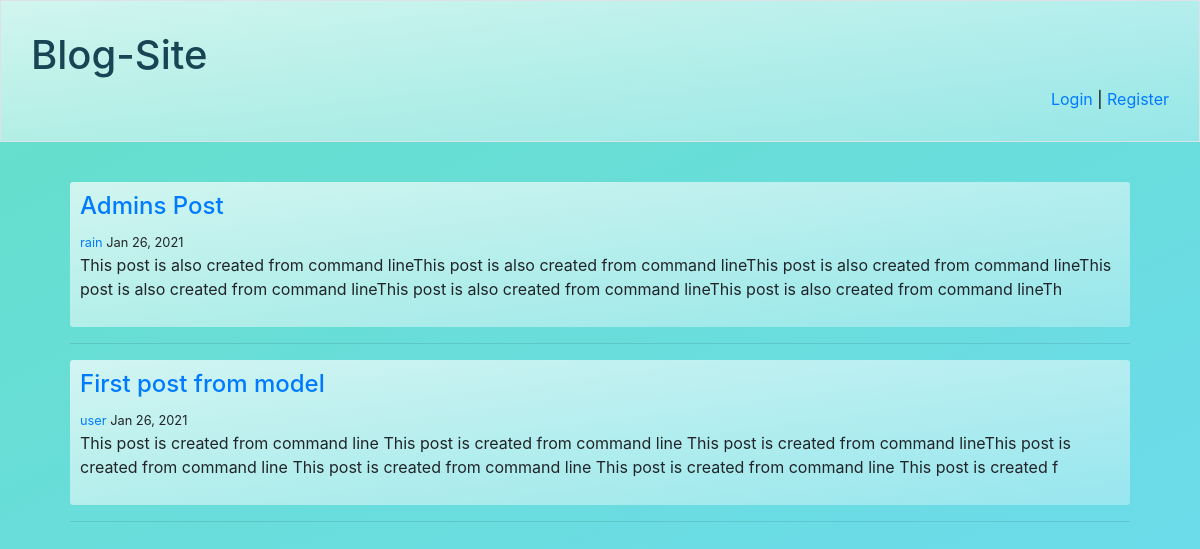
The page / on the database its author committed.
### blog/models.py (models this page shows, shortened)
class Post(models.Model):
    title = models.CharField(max_length=100)
    author = models.ForeignKey(User, on_delete=models.CASCADE)
    date = models.DateTimeField(default=timezone.now)
    text = models.TextField(default="")

### blog/views.py (the view)
# urls.py: path('', PostListView.as_view(), name='blog-home'),
class PostListView(ListView):
    model = Post
    context_object_name = 'posts'
    ordering = ['-date']
    template_name = 'blog/home.html'

### blog/templates/blog/home.html (shortened to what this page needs)
{% extends "blog/base.html" %}
{% block body %}
{% for post in posts %}
<div  style="padding:10px;
             border-radius:0.2rem;
             background:linear-gradient(to right bottom, rgba(255,255,255,0.7), rgba(255,255,255,0.3));">
    <a href="{% url 'blog-detail' post.id %}">
        <h4>{{post.title}}</h4>
    </a>
    <small style="text-align:right;"><a href="#">{{post.author}}</a> {{post.date | date:"M d, Y"}}</small>
    <p>{{post.text|slice:":260"}}</p>
</div>
<hr>
{% endfor %}
{% endblock %}

### rows shown on the page
Post: title "Admins Post", author "rain", date "Jan 26, 2021", text "This post is also created from command lineThis post is also created from command lineThis post is also created from command lineThis post is also created from command lineThis post is also created from command lineThis post is also created from command lineTh"
Post: title "First post from model", author "user", date "Jan 26, 2021", text "This post is created from command line This post is created from command line This post is created from command lineThis post is created from command line This post is created from command line This post is created from command line This post is created f"
